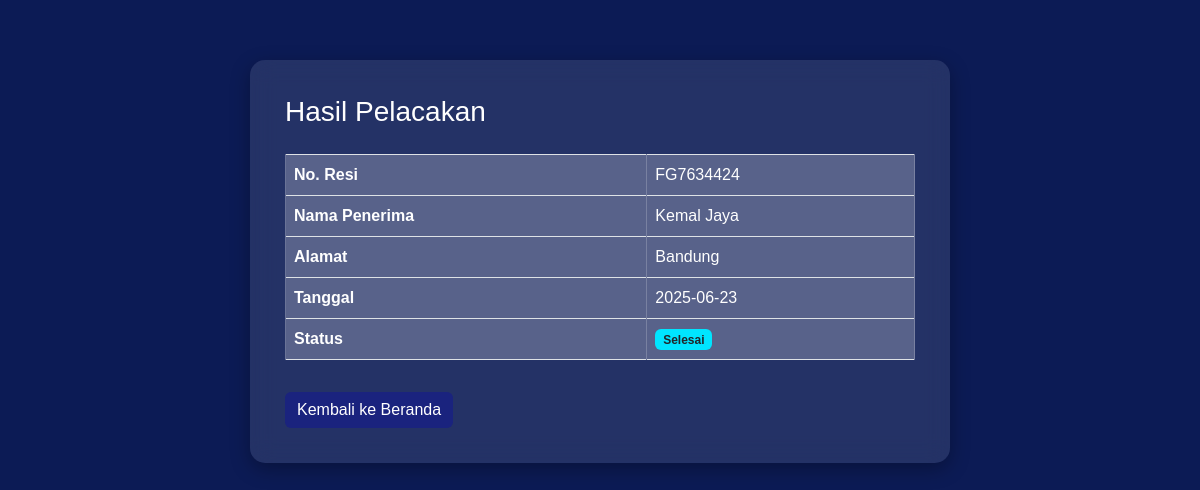
The app's page /lacak.php?resi=FG7634424 with its own data.
### tables this page shows
CREATE TABLE `pengiriman` (
  `id` int(11) NOT NULL,
  `no_resi` varchar(20) NOT NULL,
  `nama_penerima` varchar(100) DEFAULT NULL,
  `alamat` varchar(100) DEFAULT NULL,
  `tanggal` date DEFAULT NULL,
  `status` enum('Selesai','Proses','Menunggu') DEFAULT NULL,
  `status_tracking` varchar(100) DEFAULT NULL
);

### lacak.php (the view, shortened to what this page needs)
<?php
include 'koneksi.php';
$resi = isset($_GET['resi']) ? $_GET['resi'] : '';
$data = null;
if (!empty($resi)) {
    $query = mysqli_query($koneksi, "SELECT * FROM pengiriman WHERE no_resi = '$resi' LIMIT 1");
    $data = mysqli_fetch_assoc($query);
}
?>
<!DOCTYPE html>
<html lang="id">
<head>
    <link href="https://cdn.jsdelivr.net/npm/bootstrap@5.3.0/dist/css/bootstrap.min.css" rel="stylesheet">
</head>
<body>
<div class="container tracking-result">
    <h3>Hasil Pelacakan</h3>
    <?php if ($data): ?>
        <table class="table table-bordered">
            <tr>
                <th>No. Resi</th>
                <td><?= $data['no_resi'] ?></td>
            </tr>
            <tr>
                <th>Nama Penerima</th>
                <td><?= $data['nama_penerima'] ?></td>
            </tr>
            <tr>
                <th>Alamat</th>
                <td><?= $data['alamat'] ?></td>
            </tr>
            <tr>
                <th>Tanggal</th>
                <td><?= $data['tanggal'] ?></td>
            </tr>
            <tr>
                <th>Status</th>
                <td><span class="badge bg-info text-dark"><?= $data['status'] ?></span></td>
            </tr>
        </table>
    <?php else: ?>
        <div class="alert alert-warning">Nomor resi <strong><?= htmlspecialchars($resi) ?></strong> tidak ditemukan.</div>
    <?php endif; ?>
    <a href="index.php" class="btn btn-primary mt-3">Kembali ke Beranda</a>
</div>
</body>
</html>

### lacak.php (style rules this page uses)
body { background-color: #0c1b55; font-family: Arial, sans-serif; }
.tracking-result { max-width: 700px; margin: 60px auto; background-color: rgba(255, 255, 255, 0.1); border-radius: 15px; padding: 35px; backdrop-filter: blur(12px); box-shadow: 0 6px 20px rgba(0,0,0,0.3); color: #fff; }
.tracking-result h3 { margin-bottom: 25px; color: #fff; }
.table { background-color: rgba(255, 255, 255, 0.15); color: #fff; }
.table th, .table td { background-color: rgba(255, 255, 255, 0.1); color: #fff; border-color: rgba(255, 255, 255, 0.2); }
.table th { font-weight: bold; }
.badge.bg-info { background-color: #00e5ff !important; color: #000; }
.btn-primary { background-color: #1a237e; border: none; }

### records on screen
pengiriman: no_resi "FG7634424", nama_penerima "Kemal Jaya", alamat "Bandung", tanggal "2025-06-23", status "Selesai"
